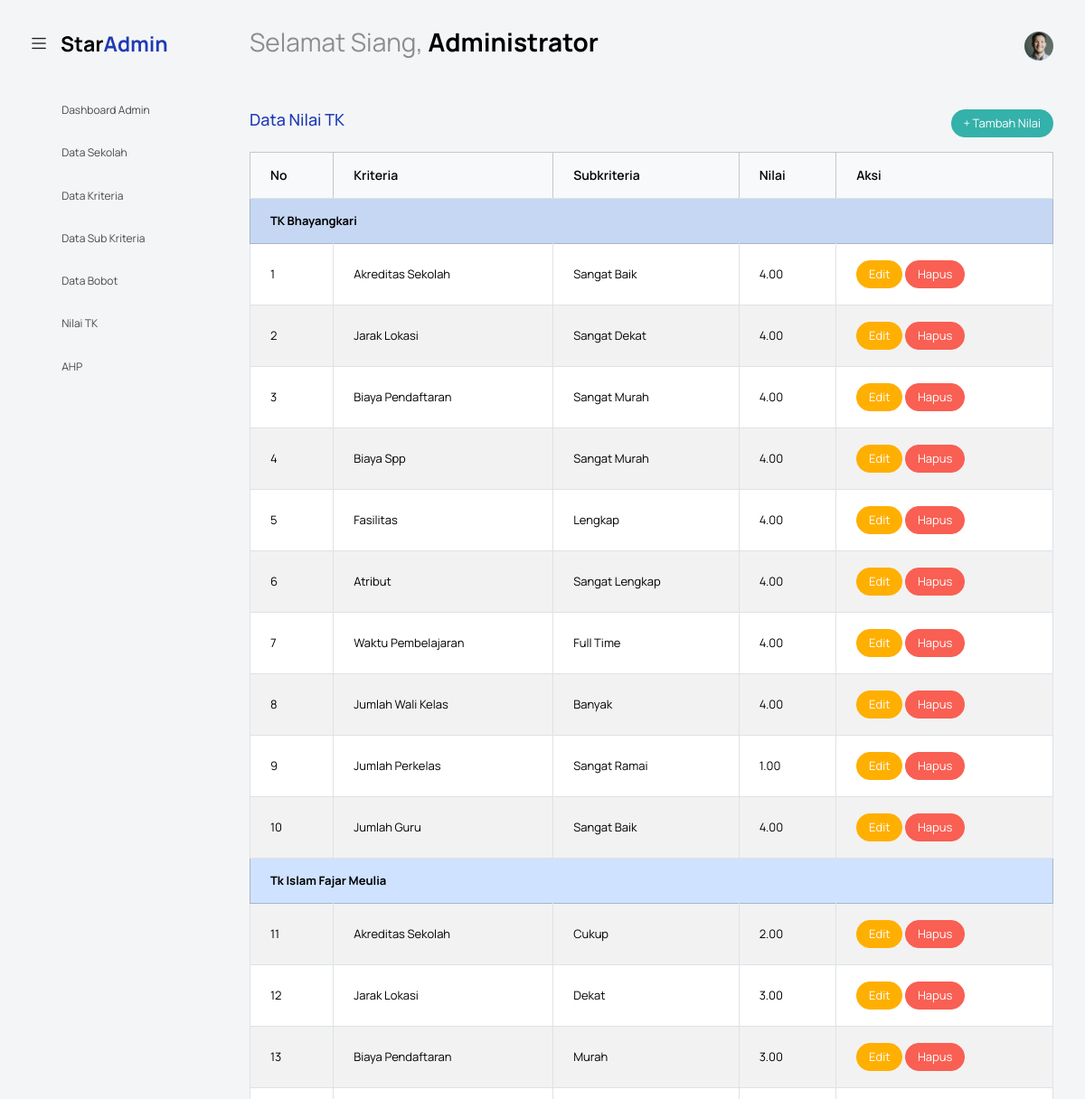
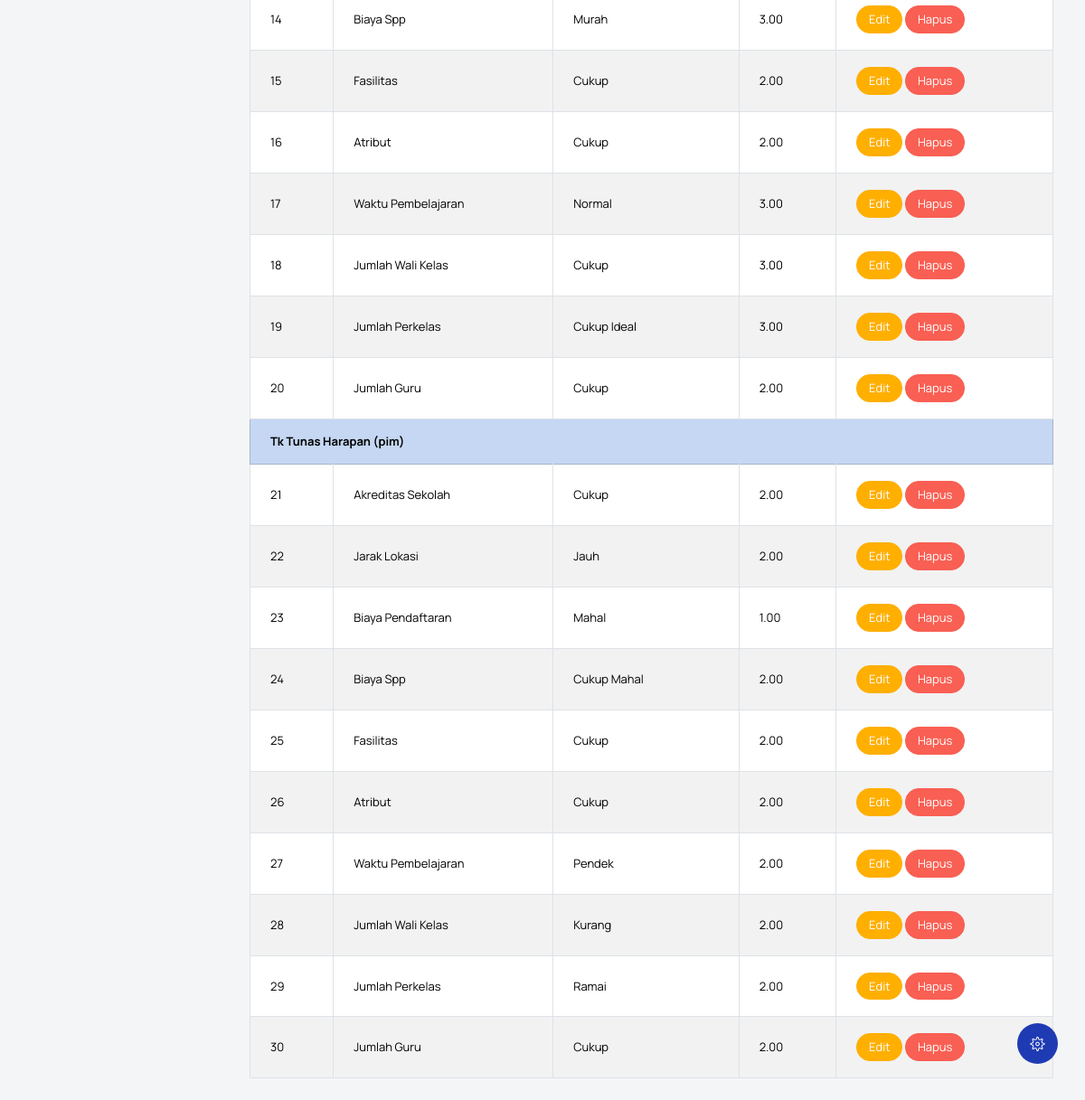
/index.php?controller=NilaiTK&action=index (signed in), run on the app's committed database (2 pictures, top to bottom).
### tables this page shows
CREATE TABLE `nilai_tk` (
  `id` int NOT NULL,
  `sekolah_id` int NOT NULL,
  `kriteria_id` int NOT NULL,
  `nilai` decimal(10,2) NOT NULL,
  `subkriteria_id` int DEFAULT NULL,
  `created_at` timestamp NULL DEFAULT CURRENT_TIMESTAMP,
  `updated_at` timestamp NULL DEFAULT CURRENT_TIMESTAMP ON UPDATE CURRENT_TIMESTAMP
);

CREATE TABLE `kriteria` (
  `id` int NOT NULL,
  `kode` varchar(10) NOT NULL,
  `nama` varchar(100) NOT NULL,
  `deskripsi` text,
  `jenis` enum('benefit','cost') NOT NULL,
  `created_at` timestamp NULL DEFAULT CURRENT_TIMESTAMP,
  `updated_at` timestamp NULL DEFAULT CURRENT_TIMESTAMP ON UPDATE CURRENT_TIMESTAMP
);

CREATE TABLE `subkriteria` (
  `id` int NOT NULL,
  `kriteria_id` int NOT NULL,
  `nama` varchar(100) NOT NULL,
  `nilai` int NOT NULL,
  `keterangan` text,
  `created_at` timestamp NULL DEFAULT CURRENT_TIMESTAMP,
  `updated_at` timestamp NULL DEFAULT CURRENT_TIMESTAMP ON UPDATE CURRENT_TIMESTAMP
);

### controllers/NilaiTKController.php (called while the page is built, shortened)
<?php
class NilaiTkController
{
    private $model;
    public function __construct()
    {
        require_once BASE_PATH . '/koneksi.php';
        require_once MODEL_PATH . 'NilaiTkModel.php';
        global $koneksi;
        $this->model = new NilaiTkModel($koneksi);
    }
    public function index()
    {
        $data = $this->model->getAll();
        include VIEW_PATH . 'nilai_tk/index.php';
    }
}

### models/NilaiTKModel.php (called while the page is built, shortened)
<?php
class NilaiTkModel
{
    private $db;
    public function __construct($koneksi)
    {
        $this->db = $koneksi;
    }
    public function getAll()
    {
        $query = "
            SELECT n.*,
                   s.nama_tk,
                   k.nama AS nama_kriteria,
                   k.kode AS kode_kriteria,
                   sub.nama AS nama_subkriteria,
                   sub.nilai AS nilai_subkriteria
            FROM nilai_tk n
            JOIN sekolah_tk s ON n.sekolah_id = s.id
            JOIN kriteria k ON n.kriteria_id = k.id
            LEFT JOIN subkriteria sub ON n.subkriteria_id = sub.id
            ORDER BY k.kode ASC
        ";
        $result = $this->db->query($query);
        return $result->fetch_all(MYSQLI_ASSOC);
    }
}

### views/nilai_tk/index.php (the view, shortened to what this page needs)
<?php include('template/header.php'); ?>
<body class="with-welcome-text">
<div class="container-scroller">
  <?php include 'template/navbar.php'; ?>
  <div class="container-fluid page-body-wrapper">
    <?php include 'template/setting_panel.php'; ?>
    <?php include 'template/sidebar.php'; ?>
    <div class="main-panel">
      <div class="content-wrapper">
        <div class="row">
          <div class="col-12">
            <div class="d-flex justify-content-between align-items-center mb-3">
              <h4 class="text-primary">Data Nilai TK</h4>
              <a href="index.php?controller=NilaiTk&action=tambah" class="btn btn-success btn-sm">+ Tambah Nilai</a>
            </div>
            <div class="table-responsive">
              <table class="table table-bordered table-striped">
                <thead class="table-light">
                  <tr>
                    <th>No</th>
                    <th>Kriteria</th>
                    <th>Subkriteria</th>
                    <th>Nilai</th>
                    <th>Aksi</th>
                  </tr>
                </thead>
                <tbody>
                  <?php if (!empty($data)): ?>
                    <?php
                      $grouped = [];
                      foreach ($data as $row) {
                        $grouped[$row['nama_tk']][] = $row;
                      }
                      $no = 1;
                      foreach ($grouped as $nama_tk => $list):
                    ?>
                      <tr class="table-primary">
                        <td colspan="5"><strong><?= htmlspecialchars($nama_tk) ?></strong></td>
                      </tr>
                      <?php foreach ($list as $row): ?>
                        <tr>
                          <td><?= $no++ ?></td>
                          <td><?= htmlspecialchars($row['nama_kriteria']) ?></td>
                          <td><?= htmlspecialchars($row['nama_subkriteria'] ?? '-') ?></td>
                          <td><?= htmlspecialchars($row['nilai']) ?></td>
                          <td>
                            <a href="index.php?controller=NilaiTk&action=edit&id=<?= $row['id'] ?>" class="btn btn-warning btn-sm">Edit</a>
                            <a href="index.php?controller=NilaiTk&action=hapus&id=<?= $row['id'] ?>" class="btn btn-danger btn-sm" onclick="return confirm('Yakin ingin menghapus?')">Hapus</a>
                          </td>
                        </tr>
                      <?php endforeach; ?>
                    <?php endforeach; ?>
                  <?php else: ?>
                    <tr>
                      <td colspan="5" class="text-center">Belum ada data nilai.</td>
                    </tr>
                  <?php endif; ?>
                </tbody>
              </table>
            </div>
          </div>
        </div>
      </div>
    </div>
  </div>
</div>
</body>
</html>

### data on the page
nilai_tk: kriteria.nama "Akreditas Sekolah", subkriteria.nama "Sangat Baik", nilai "4.00"
nilai_tk: kriteria.nama "Jarak Lokasi", subkriteria.nama "Sangat Dekat", nilai "4.00"
nilai_tk: kriteria.nama "Biaya Pendaftaran", subkriteria.nama "Sangat Murah", nilai "4.00"
nilai_tk: kriteria.nama "Biaya Spp", subkriteria.nama "Sangat Murah", nilai "4.00"
nilai_tk: kriteria.nama "Fasilitas", subkriteria.nama "Lengkap", nilai "4.00"
nilai_tk: kriteria.nama "Atribut", subkriteria.nama "Sangat Lengkap", nilai "4.00"
nilai_tk: kriteria.nama "Waktu Pembelajaran", subkriteria.nama "Full Time", nilai "4.00"
nilai_tk: kriteria.nama "Jumlah Wali Kelas", subkriteria.nama "Banyak", nilai "4.00"
nilai_tk: kriteria.nama "Jumlah Perkelas", subkriteria.nama "Sangat Ramai", nilai "1.00"
nilai_tk: kriteria.nama "Jumlah Guru", subkriteria.nama "Sangat Baik", nilai "4.00"
nilai_tk: kriteria.nama "Akreditas Sekolah", subkriteria.nama "Cukup", nilai "2.00"
nilai_tk: kriteria.nama "Jarak Lokasi", subkriteria.nama "Dekat", nilai "3.00"
nilai_tk: kriteria.nama "Biaya Pendaftaran", subkriteria.nama "Murah", nilai "3.00"
nilai_tk: kriteria.nama "Biaya Spp", subkriteria.nama "Murah", nilai "3.00"
nilai_tk: kriteria.nama "Fasilitas", subkriteria.nama "Cukup", nilai "2.00"
nilai_tk: kriteria.nama "Atribut", subkriteria.nama "Cukup", nilai "2.00"
nilai_tk: kriteria.nama "Waktu Pembelajaran", subkriteria.nama "Normal", nilai "3.00"
nilai_tk: kriteria.nama "Jumlah Wali Kelas", subkriteria.nama "Cukup", nilai "3.00"
nilai_tk: kriteria.nama "Jumlah Perkelas", subkriteria.nama "Cukup Ideal", nilai "3.00"
nilai_tk: kriteria.nama "Jumlah Guru", subkriteria.nama "Cukup", nilai "2.00"
nilai_tk: kriteria.nama "Akreditas Sekolah", subkriteria.nama "Cukup", nilai "2.00"
nilai_tk: kriteria.nama "Jarak Lokasi", subkriteria.nama "Jauh", nilai "2.00"
nilai_tk: kriteria.nama "Biaya Pendaftaran", subkriteria.nama "Mahal", nilai "1.00"
nilai_tk: kriteria.nama "Biaya Spp", subkriteria.nama "Cukup Mahal", nilai "2.00"
nilai_tk: kriteria.nama "Fasilitas", subkriteria.nama "Cukup", nilai "2.00"
nilai_tk: kriteria.nama "Atribut", subkriteria.nama "Cukup", nilai "2.00"
nilai_tk: kriteria.nama "Waktu Pembelajaran", subkriteria.nama "Pendek", nilai "2.00"
nilai_tk: kriteria.nama "Jumlah Wali Kelas", subkriteria.nama "Kurang", nilai "2.00"
nilai_tk: kriteria.nama "Jumlah Perkelas", subkriteria.nama "Ramai", nilai "2.00"
nilai_tk: kriteria.nama "Jumlah Guru", subkriteria.nama "Cukup", nilai "2.00"

### other printed values
$sapaan "Selamat Siang"
$nama "Administrator"
$nama_tk "TK Bhayangkari"
$nama_tk "Tk Islam Fajar Meulia"
$nama_tk "Tk Tunas Harapan (pim)"
